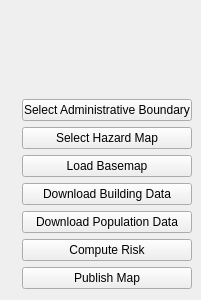
<?xml version="1.0" encoding="UTF-8"?>
<ui version="4.0">
 <class>EmergencyMapperDockWidgetBase</class>
 <widget class="QDockWidget" name="EmergencyMapperDockWidgetBase">
  <property name="geometry">
   <rect>
    <x>0</x>
    <y>0</y>
    <width>201</width>
    <height>300</height>
   </rect>
  </property>
  <property name="sizePolicy">
   <sizepolicy hsizetype="Fixed" vsizetype="Fixed">
    <horstretch>0</horstretch>
    <verstretch>0</verstretch>
   </sizepolicy>
  </property>
  <property name="minimumSize">
   <size>
    <width>201</width>
    <height>300</height>
   </size>
  </property>
  <property name="maximumSize">
   <size>
    <width>201</width>
    <height>300</height>
   </size>
  </property>
  <property name="windowTitle">
   <string>EmergencyMapper</string>
  </property>
  <widget class="QWidget" name="dockWidgetContents">
   <layout class="QGridLayout" name="gridLayout">
    <item row="1" column="0">
     <layout class="QGridLayout" name="gridLayout_2">
      <property name="sizeConstraint">
       <enum>QLayout::SetFixedSize</enum>
      </property>
      <item row="2" column="0">
       <widget class="QLabel" name="label_3">
        <property name="maximumSize">
         <size>
          <width>18</width>
          <height>18</height>
         </size>
        </property>
        <property name="text">
         <string/>
        </property>
        <property name="pixmap">
         <pixmap resource="resources.qrc">:/plugins/Emergency_Mapper/resources/images/test.png</pixmap>
        </property>
        <property name="scaledContents">
         <bool>true</bool>
        </property>
       </widget>
      </item>
      <item row="5" column="0">
       <widget class="QLabel" name="label_6">
        <property name="maximumSize">
         <size>
          <width>18</width>
          <height>18</height>
         </size>
        </property>
        <property name="text">
         <string/>
        </property>
        <property name="pixmap">
         <pixmap resource="resources.qrc">:/plugins/Emergency_Mapper/resources/images/test.png</pixmap>
        </property>
        <property name="scaledContents">
         <bool>true</bool>
        </property>
       </widget>
      </item>
      <item row="0" column="0">
       <widget class="QLabel" name="label">
        <property name="maximumSize">
         <size>
          <width>18</width>
          <height>18</height>
         </size>
        </property>
        <property name="text">
         <string/>
        </property>
        <property name="pixmap">
         <pixmap resource="resources.qrc">:/plugins/Emergency_Mapper/resources/images/test.png</pixmap>
        </property>
        <property name="scaledContents">
         <bool>true</bool>
        </property>
       </widget>
      </item>
      <item row="3" column="0">
       <widget class="QLabel" name="label_4">
        <property name="maximumSize">
         <size>
          <width>18</width>
          <height>18</height>
         </size>
        </property>
        <property name="text">
         <string/>
        </property>
        <property name="pixmap">
         <pixmap resource="resources.qrc">:/plugins/Emergency_Mapper/resources/images/test.png</pixmap>
        </property>
        <property name="scaledContents">
         <bool>true</bool>
        </property>
       </widget>
      </item>
      <item row="1" column="0">
       <widget class="QLabel" name="label_2">
        <property name="maximumSize">
         <size>
          <width>18</width>
          <height>18</height>
         </size>
        </property>
        <property name="text">
         <string/>
        </property>
        <property name="pixmap">
         <pixmap resource="resources.qrc">:/plugins/Emergency_Mapper/resources/images/test.png</pixmap>
        </property>
        <property name="scaledContents">
         <bool>true</bool>
        </property>
       </widget>
      </item>
      <item row="4" column="0">
       <widget class="QLabel" name="label_5">
        <property name="maximumSize">
         <size>
          <width>18</width>
          <height>18</height>
         </size>
        </property>
        <property name="text">
         <string/>
        </property>
        <property name="pixmap">
         <pixmap resource="resources.qrc">:/plugins/Emergency_Mapper/resources/images/test.png</pixmap>
        </property>
        <property name="scaledContents">
         <bool>true</bool>
        </property>
       </widget>
      </item>
      <item row="6" column="1">
       <widget class="QPushButton" name="publishMap">
        <property name="text">
         <string>Publish Map</string>
        </property>
       </widget>
      </item>
      <item row="0" column="1">
       <widget class="QPushButton" name="selectAdmin">
        <property name="text">
         <string>Select Administrative Boundary</string>
        </property>
       </widget>
      </item>
      <item row="5" column="1">
       <widget class="QPushButton" name="computeRisk">
        <property name="text">
         <string>Compute Risk</string>
        </property>
       </widget>
      </item>
      <item row="4" column="1">
       <widget class="QPushButton" name="selectPop">
        <property name="text">
         <string>Download Population Data</string>
        </property>
       </widget>
      </item>
      <item row="1" column="1">
       <widget class="QPushButton" name="selectHazard">
        <property name="text">
         <string>Select Hazard Map</string>
        </property>
       </widget>
      </item>
      <item row="2" column="1">
       <widget class="QPushButton" name="loadBasemap">
        <property name="text">
         <string>Load Basemap</string>
        </property>
       </widget>
      </item>
      <item row="3" column="1">
       <widget class="QPushButton" name="selectBuilding">
        <property name="text">
         <string>Download Building Data</string>
        </property>
       </widget>
      </item>
      <item row="6" column="0">
       <widget class="QLabel" name="label_7">
        <property name="maximumSize">
         <size>
          <width>18</width>
          <height>18</height>
         </size>
        </property>
        <property name="text">
         <string/>
        </property>
        <property name="pixmap">
         <pixmap resource="resources.qrc">:/plugins/Emergency_Mapper/resources/images/test.png</pixmap>
        </property>
        <property name="scaledContents">
         <bool>true</bool>
        </property>
       </widget>
      </item>
     </layout>
    </item>
    <item row="0" column="0">
     <widget class="QLabel" name="label_8">
      <property name="maximumSize">
       <size>
        <width>210</width>
        <height>80</height>
       </size>
      </property>
      <property name="text">
       <string/>
      </property>
      <property name="pixmap">
       <pixmap resource="resources.qrc">:/plugins/Emergency_Mapper/resources/images/head.png</pixmap>
      </property>
      <property name="scaledContents">
       <bool>true</bool>
      </property>
     </widget>
    </item>
   </layout>
  </widget>
 </widget>
 <resources>
 </resources>
 <connections/>
</ui>
